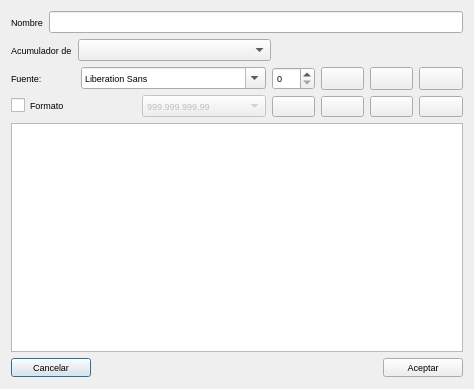
<?xml version="1.0" encoding="UTF-8"?>
<ui version="4.0">
 <class>EditAcum</class>
 <widget class="QDialog" name="EditAcum">
  <property name="geometry">
   <rect>
    <x>0</x>
    <y>0</y>
    <width>474</width>
    <height>389</height>
   </rect>
  </property>
  <property name="font">
   <font>
    <pointsize>7</pointsize>
   </font>
  </property>
  <property name="windowTitle">
   <string>Configurar acumulados</string>
  </property>
  <property name="windowIcon">
   <iconset resource="../recoverdrake.qrc">
    <normaloff>:/Imagenes/ccm3.png</normaloff>:/Imagenes/ccm3.png</iconset>
  </property>
  <layout class="QGridLayout" name="gridLayout_6">
   <item row="2" column="0">
    <layout class="QGridLayout" name="gridLayout_3">
     <item row="0" column="0">
      <widget class="QLabel" name="label_4">
       <property name="text">
        <string>Fuente:</string>
       </property>
      </widget>
     </item>
     <item row="0" column="1">
      <widget class="QFontComboBox" name="fontComboBox"/>
     </item>
    </layout>
   </item>
   <item row="2" column="1" rowspan="2">
    <layout class="QGridLayout" name="gridLayout_2">
     <item row="0" column="0">
      <widget class="QSpinBox" name="sizeSpin"/>
     </item>
     <item row="0" column="1">
      <widget class="QPushButton" name="btnBold">
       <property name="maximumSize">
        <size>
         <width>43</width>
         <height>24</height>
        </size>
       </property>
       <property name="text">
        <string/>
       </property>
       <property name="icon">
        <iconset resource="../recoverdrake.qrc">
         <normaloff>:/Imagenes/text_bold.png</normaloff>:/Imagenes/text_bold.png</iconset>
       </property>
       <property name="iconSize">
        <size>
         <width>25</width>
         <height>25</height>
        </size>
       </property>
       <property name="checkable">
        <bool>true</bool>
       </property>
       <property name="autoDefault">
        <bool>false</bool>
       </property>
      </widget>
     </item>
     <item row="0" column="2">
      <widget class="QPushButton" name="btnItalic">
       <property name="maximumSize">
        <size>
         <width>43</width>
         <height>24</height>
        </size>
       </property>
       <property name="text">
        <string/>
       </property>
       <property name="icon">
        <iconset resource="../recoverdrake.qrc">
         <normaloff>:/Imagenes/text_italic.png</normaloff>:/Imagenes/text_italic.png</iconset>
       </property>
       <property name="iconSize">
        <size>
         <width>25</width>
         <height>25</height>
        </size>
       </property>
       <property name="checkable">
        <bool>true</bool>
       </property>
       <property name="autoDefault">
        <bool>false</bool>
       </property>
      </widget>
     </item>
     <item row="0" column="3">
      <widget class="QPushButton" name="btnUnder">
       <property name="maximumSize">
        <size>
         <width>44</width>
         <height>24</height>
        </size>
       </property>
       <property name="text">
        <string/>
       </property>
       <property name="icon">
        <iconset resource="../recoverdrake.qrc">
         <normaloff>:/Imagenes/text_underline.png</normaloff>:/Imagenes/text_underline.png</iconset>
       </property>
       <property name="iconSize">
        <size>
         <width>25</width>
         <height>25</height>
        </size>
       </property>
       <property name="checkable">
        <bool>true</bool>
       </property>
       <property name="autoDefault">
        <bool>false</bool>
       </property>
      </widget>
     </item>
     <item row="1" column="0">
      <widget class="QPushButton" name="btnColor">
       <property name="maximumSize">
        <size>
         <width>43</width>
         <height>24</height>
        </size>
       </property>
       <property name="text">
        <string/>
       </property>
       <property name="icon">
        <iconset resource="../recoverdrake.qrc">
         <normaloff>:/Imagenes/pantone.png</normaloff>:/Imagenes/pantone.png</iconset>
       </property>
       <property name="iconSize">
        <size>
         <width>25</width>
         <height>25</height>
        </size>
       </property>
       <property name="autoDefault">
        <bool>false</bool>
       </property>
      </widget>
     </item>
     <item row="1" column="1">
      <widget class="QPushButton" name="btnLeft">
       <property name="maximumSize">
        <size>
         <width>43</width>
         <height>24</height>
        </size>
       </property>
       <property name="text">
        <string/>
       </property>
       <property name="icon">
        <iconset resource="../recoverdrake.qrc">
         <normaloff>:/Imagenes/text_align_left.png</normaloff>:/Imagenes/text_align_left.png</iconset>
       </property>
       <property name="iconSize">
        <size>
         <width>25</width>
         <height>25</height>
        </size>
       </property>
       <property name="autoDefault">
        <bool>false</bool>
       </property>
      </widget>
     </item>
     <item row="1" column="2">
      <widget class="QPushButton" name="btnCenter">
       <property name="maximumSize">
        <size>
         <width>43</width>
         <height>24</height>
        </size>
       </property>
       <property name="text">
        <string/>
       </property>
       <property name="icon">
        <iconset resource="../recoverdrake.qrc">
         <normaloff>:/Imagenes/text_align_center.png</normaloff>:/Imagenes/text_align_center.png</iconset>
       </property>
       <property name="iconSize">
        <size>
         <width>25</width>
         <height>25</height>
        </size>
       </property>
       <property name="autoDefault">
        <bool>false</bool>
       </property>
      </widget>
     </item>
     <item row="1" column="3">
      <widget class="QPushButton" name="btnRigth">
       <property name="maximumSize">
        <size>
         <width>44</width>
         <height>24</height>
        </size>
       </property>
       <property name="text">
        <string/>
       </property>
       <property name="icon">
        <iconset resource="../recoverdrake.qrc">
         <normaloff>:/Imagenes/text_align_right.png</normaloff>:/Imagenes/text_align_right.png</iconset>
       </property>
       <property name="iconSize">
        <size>
         <width>25</width>
         <height>25</height>
        </size>
       </property>
       <property name="autoDefault">
        <bool>false</bool>
       </property>
       <property name="flat">
        <bool>false</bool>
       </property>
      </widget>
     </item>
    </layout>
   </item>
   <item row="3" column="0">
    <layout class="QGridLayout" name="gridLayout_5">
     <item row="0" column="0">
      <widget class="QCheckBox" name="checkBox_2">
       <property name="text">
        <string>Formato</string>
       </property>
      </widget>
     </item>
     <item row="0" column="1">
      <widget class="QComboBox" name="comobFormato">
       <property name="enabled">
        <bool>false</bool>
       </property>
       <item>
        <property name="text">
         <string>999.999.999,99</string>
        </property>
       </item>
       <item>
        <property name="text">
         <string>999,999,999.99</string>
        </property>
       </item>
       <item>
        <property name="text">
         <string>999999999,99</string>
        </property>
       </item>
       <item>
        <property name="text">
         <string>999999999.99</string>
        </property>
       </item>
       <item>
        <property name="text">
         <string>999.999.999,999</string>
        </property>
       </item>
       <item>
        <property name="text">
         <string>999.999.999,9999</string>
        </property>
       </item>
       <item>
        <property name="text">
         <string>dd/mm/aa</string>
        </property>
       </item>
       <item>
        <property name="text">
         <string>dd/mm/aaaa</string>
        </property>
       </item>
      </widget>
     </item>
    </layout>
   </item>
   <item row="4" column="0" colspan="2">
    <widget class="QGraphicsView" name="graphicsView"/>
   </item>
   <item row="5" column="0" colspan="2">
    <layout class="QHBoxLayout" name="horizontalLayout">
     <item>
      <widget class="QPushButton" name="btnCancel">
       <property name="text">
        <string>Cancelar</string>
       </property>
       <property name="icon">
        <iconset resource="../recoverdrake.qrc">
         <normaloff>:/Imagenes/bad.png</normaloff>:/Imagenes/bad.png</iconset>
       </property>
       <property name="iconSize">
        <size>
         <width>25</width>
         <height>25</height>
        </size>
       </property>
      </widget>
     </item>
     <item>
      <spacer name="horizontalSpacer">
       <property name="orientation">
        <enum>Qt::Horizontal</enum>
       </property>
       <property name="sizeHint" stdset="0">
        <size>
         <width>40</width>
         <height>20</height>
        </size>
       </property>
      </spacer>
     </item>
     <item>
      <widget class="QPushButton" name="btnAceptar">
       <property name="text">
        <string>Aceptar</string>
       </property>
       <property name="icon">
        <iconset resource="../recoverdrake.qrc">
         <normaloff>:/Imagenes/good.png</normaloff>:/Imagenes/good.png</iconset>
       </property>
       <property name="iconSize">
        <size>
         <width>25</width>
         <height>25</height>
        </size>
       </property>
      </widget>
     </item>
    </layout>
   </item>
   <item row="0" column="0" colspan="2">
    <layout class="QGridLayout" name="gridLayout">
     <item row="0" column="0">
      <widget class="QLabel" name="label_5">
       <property name="text">
        <string>Nombre</string>
       </property>
      </widget>
     </item>
     <item row="0" column="1">
      <widget class="QLineEdit" name="txtNombre"/>
     </item>
    </layout>
   </item>
   <item row="1" column="0" colspan="2">
    <layout class="QGridLayout" name="gridLayout_4">
     <item row="0" column="0">
      <widget class="QLabel" name="label">
       <property name="text">
        <string>Acumulador de</string>
       </property>
      </widget>
     </item>
     <item row="0" column="1">
      <widget class="QComboBox" name="comboBox">
       <property name="sizePolicy">
        <sizepolicy hsizetype="Expanding" vsizetype="Fixed">
         <horstretch>0</horstretch>
         <verstretch>0</verstretch>
        </sizepolicy>
       </property>
      </widget>
     </item>
     <item row="0" column="2">
      <spacer name="horizontalSpacer_2">
       <property name="orientation">
        <enum>Qt::Horizontal</enum>
       </property>
       <property name="sizeHint" stdset="0">
        <size>
         <width>40</width>
         <height>20</height>
        </size>
       </property>
      </spacer>
     </item>
    </layout>
   </item>
  </layout>
 </widget>
 <resources>
  <include location="../recoverdrake.qrc"/>
 </resources>
 <connections/>
</ui>
